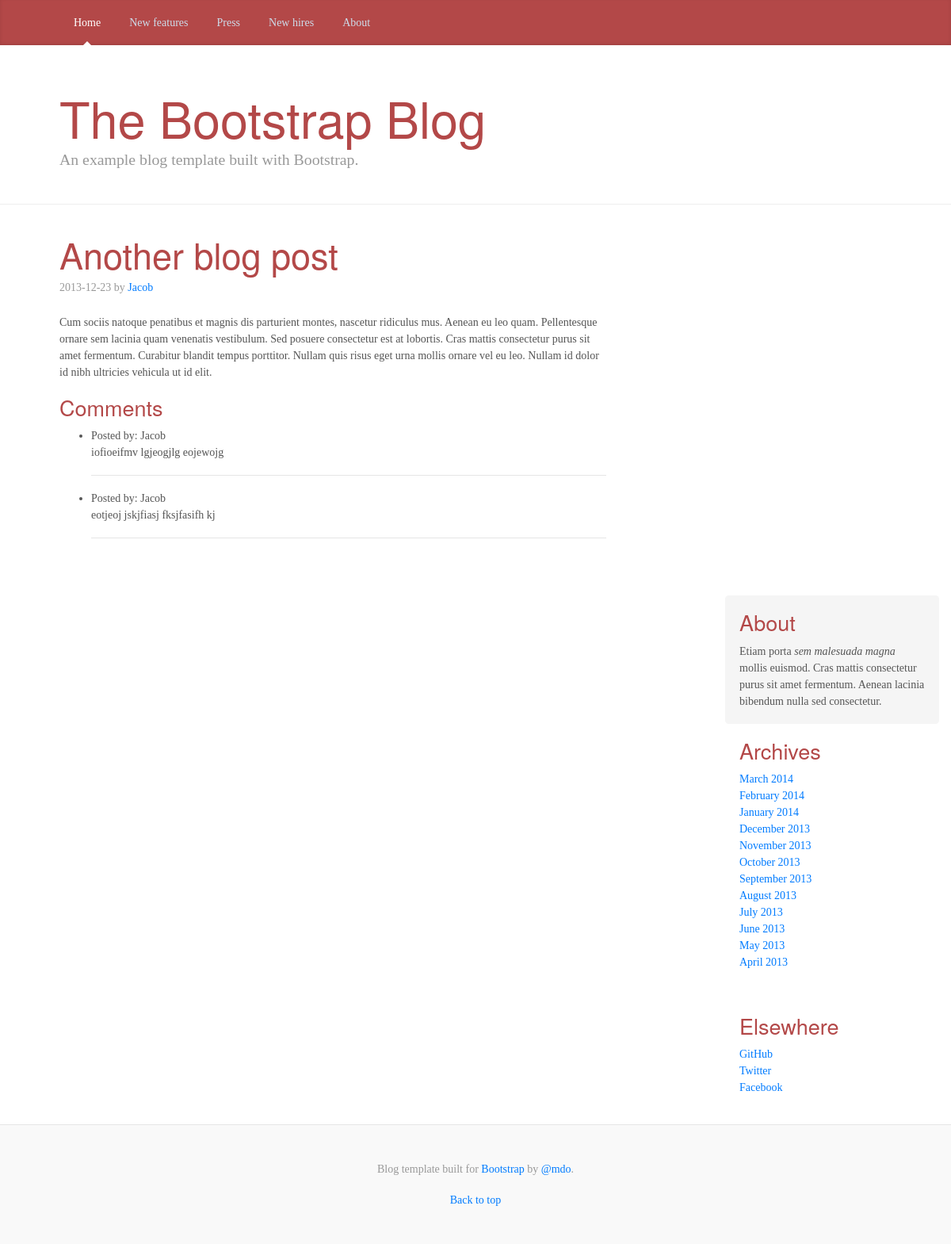
The page /single-post.php?post_id=2 on the database its author committed.
### tables this page shows
CREATE TABLE posts (
    id int(11) AUTO_INCREMENT,
    title varchar(255) NOT NULL,
    body text NOT NULL,
    author varchar(255) NOT NULL,
    created_at date NOT NULL,
    PRIMARY KEY (id)
);

CREATE TABLE comments (
    id int(11) AUTO_INCREMENT,
    author varchar(255) NOT NULL,
    text text NOT NULL,
    post_id int(11) NOT NULL,
    PRIMARY KEY (id),
    FOREIGN KEY (post_id) REFERENCES posts(id)
);

### db.php (called while the page is built, shortened)
<?php
function fetch($sql, $connection, $isFetchAll = false)
{
    $statement = $connection->prepare($sql);
    $statement->execute();
    $statement->setFetchMode(PDO::FETCH_ASSOC);
    if ($isFetchAll) {
        return $statement->fetchAll();
    }
    return $statement->fetch();
}
?>

### single-post.php (the view, shortened to what this page needs)
<?php
    include ('db.php');
    if (isset($_GET['post_id'])) {
        $sql = "SELECT * FROM posts WHERE id = {$_GET['post_id']}";
        $post =fetch($sql, $connection);
    }
?>
<!doctype html>
<html lang="en">
<head>
    <link rel="stylesheet" href="https://maxcdn.bootstrapcdn.com/bootstrap/4.0.0-beta.2/css/bootstrap.min.css">
    <link href="styles/blog.css" rel="stylesheet">
    <link href="styles/styles.css" rel="stylesheet">
</head>
<body>
    <?php include ('header.php')?>
    <main role="main" class="container">
        <div class="row">
            <div class="col-sm-8 blog-main">
                <div class="blog-post">
                    <h2 class="blog-post-title"><?php echo $post['title'] ?></h2>
                    <p class="blog-post-meta"><?php echo $post['created_at'] ?> by <a href="#"><?php echo $post['author'] ?></a></p>
                    <p><?php echo $post['body'] ?></p>
                    <?php include ('comments.php') ?>
                </div>
            </div>
        </div>
    </main>
<?php include ('sidebar.php') ?>
<?php include('footer.php')?>
</body>
</html>

### comments.php
<?php
    $id = $_SESSION['post_id'];
    $sql_commenst = "SELECT * FROM comments WHERE post_id = $id";
    $comments = fetch($sql_commenst, $connection, true);
?>
        <h4>Comments</h4>
        <ul>
            <?php
            foreach ($comments as $comment) {
            ?>
            <li>
                <span>Posted by: <?php echo ($comment['author']) ?></span>
                <div>
                <?php echo ($comment['text']) ?>
                </div>
                 <hr>
            </li>
            <?php
            }
            ?>
        </ul>

### styles/blog.css (style rules this page uses)
@media (min-width: 48em) { html { font-size: 18px; } }
body { font-family: Georgia, "Times New Roman", Times, serif; color: #555; }
h1, .h1, h2, .h2, h3, .h3, h4, .h4, h5, .h5, h6, .h6 { font-family: "Helvetica Neue", Helvetica, Arial, sans-serif; font-weight: 400; color: #333; }
.container { max-width: 60rem; }
.blog-post { margin-bottom: 4rem; }
.blog-post-title { margin-bottom: .25rem; font-size: 2.5rem; }
.blog-post-meta { margin-bottom: 1.25rem; color: #999; }

### styles/styles.css (style rules this page uses)
htm, body { font-size: 14px; }
h1, h2, h3, h4, h5, h6, .blog-post-title a, .blog-title { color: #b34848; }

### rows shown on the page
posts: title "Another blog post", created_at "2013-12-23", author "Jacob", body "Cum sociis natoque penatibus et magnis dis parturient montes, nascetur ridiculus mus. Aenean eu leo quam. Pellentesque ornare sem lacinia quam venenatis vestibulum. Sed posuere consectetur est at lobortis. Cras mattis consectetur purus sit amet fermentum. Curabitur blandit tempus porttitor. Nullam quis risus eget urna mollis ornare vel eu leo. Nullam id dolor id nibh ultricies vehicula ut id elit."
comments: author "Jacob", text "iofioeifmv lgjeogjlg eojewojg"
comments: author "Jacob", text "eotjeoj jskjfiasj fksjfasifh kj"
